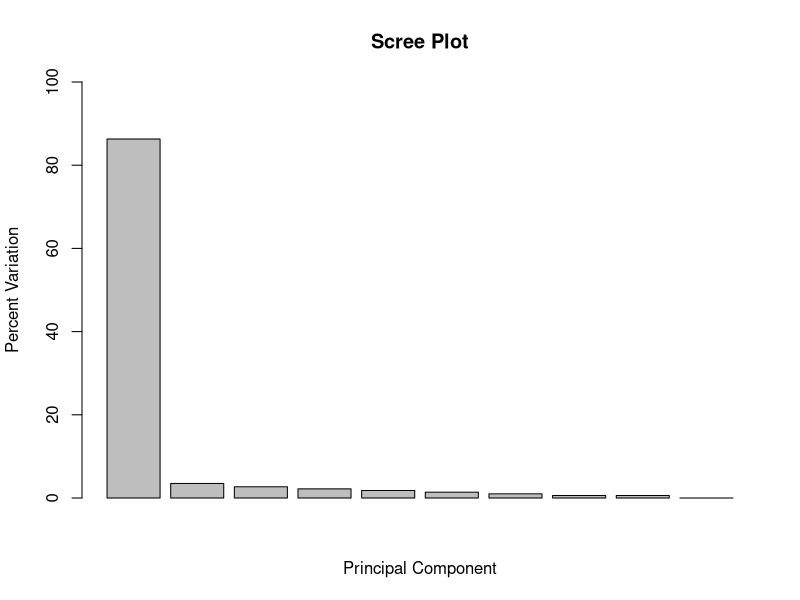
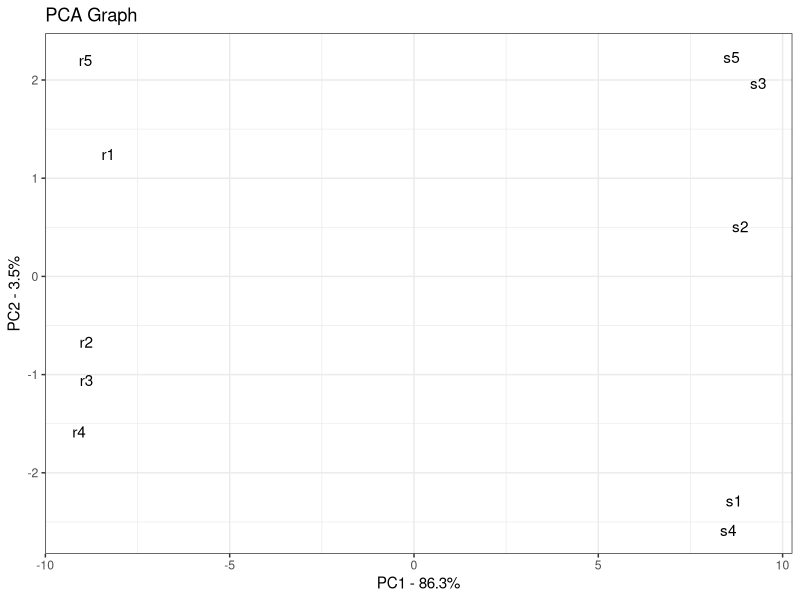

Reproduce these figures in R, in order.
##############################################
######## Principal Component Analysis ########
##############################################

# generate a toy dataset of 100 parameter readings 'p' for 10 objects 'r' and 's'
data.matrix <- matrix(nrow=100, ncol=10)
colnames(data.matrix) <- c(paste("r", 1:5, sep=""), paste("s", 1:5, sep=""))
rownames(data.matrix) <- paste("p", 1:100, sep="")
for (i in 1:100) {
  r.values <- rpois(5, lambda=sample(x=10:1000, size=1)) # generate five values from a Poisson distribution
  s.values <- rpois(5, lambda=sample(x=10:1000, size=1))
  
  data.matrix[i,] <- c(r.values, s.values) # insert the readings data for each variable / row
}

head(data.matrix)

pca <- prcomp(t(data.matrix), scale=T) # perform PCA on dataset; prcomp() expects records / samples as rows, so transpose.
                                       # scale option centres the data about the origin (required for PCA) 
# pca$x[,i] contains the data for the i-th principal component

pca.var <- pca$sdev^2 # compute variances of the PCs
pca.var.per <- round(pca.var/sum(pca.var)*100, 1) # compute percentage variances of the PCs

# generate a scree plot of the PCs
barplot(pca.var.per, main="Scree Plot", xlab="Principal Component", ylab="Percent Variation", ylim=c(0,100))


##############################################
# produce a better plot using ggplot2 package
library(ggplot2)

pca.data <- data.frame(Object=rownames(pca$x), PC1=pca$x[,1], PC2=pca$x[,2]) # columns named 'Object' is the ID column
pca.data # dataset is formatted as a dataframe

ggplot(data=pca.data, aes(x=PC1, y=PC2, label=Object)) +
 geom_text() +  # plots object/record/sample labels rather than points
 xlab(paste("PC1 - ", pca.var.per[1], "%", sep="")) +
 ylab(paste("PC2 - ", pca.var.per[2], "%", sep="")) +
 theme_bw() +  # plot background theme
 ggtitle("PCA Graph")

# obtain names of top 10 parameters which contribute most to PC1.
loading_scores <- pca$rotation[,1]
param_scores <- abs(loading_scores)
param_ranks <- sort(param_scores, decreasing=TRUE)
top_params <- names(param_ranks[1:10])

top_params
pca$rotation[top_params,1] # show the scores (and their +/- sign)

